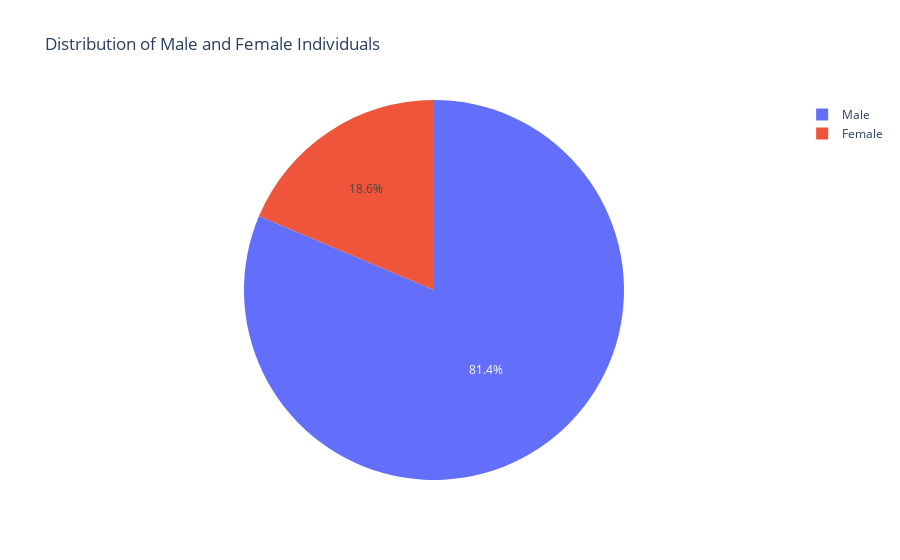

Here is the notebook cell this chart was saved with:
### Code cell
# Male      489
# Female    112

labels = ["Male", "Female"]  
values = (489, 112)
plt.figure(figsize=(12,8))
# Create the pie chart
fig = px.pie(
    values=values,  
    names=labels,   
    title="Distribution of Male and Female Individuals", 
)

# Display the chart
fig.show()

### Figure 1 — Plotly figure (JSON) as saved in the notebook; plotly's stock layout.template omitted (floating-point values rounded to 4 significant figures)
{"data": [{"domain": {"x": [0, 1], "y": [0, 1]}, "hovertemplate": "label=%{label}<br>value=%{value}<extra></extra>", "labels": ["Male", "Female"], "legendgroup": "", "name": "", "showlegend": true, "type": "pie", "values": [489, 112]}], "layout": {"legend": {"tracegroupgap": 0}, "title": {"text": "Distribution of Male and Female Individuals"}}}
